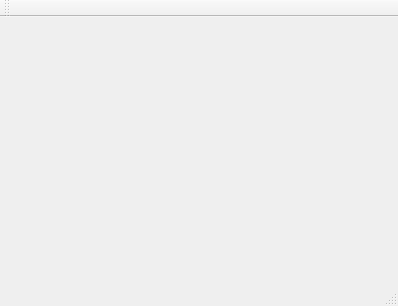
<?xml version="1.0" encoding="UTF-8"?>
<ui version="4.0">
 <class>MainWindow</class>
 <widget class="QMainWindow" name="MainWindow">
  <property name="geometry">
   <rect>
    <x>0</x>
    <y>0</y>
    <width>398</width>
    <height>306</height>
   </rect>
  </property>
  <property name="windowTitle">
   <string>MainWindow</string>
  </property>
  <widget class="QWidget" name="centralWidget">
   <widget class="NePoPacanski" name="PoPacanski" native="true">
    <property name="geometry">
     <rect>
      <x>0</x>
      <y>-10</y>
      <width>800</width>
      <height>800</height>
     </rect>
    </property>
    <property name="maximumSize">
     <size>
      <width>800</width>
      <height>800</height>
     </size>
    </property>
    <property name="baseSize">
     <size>
      <width>800</width>
      <height>800</height>
     </size>
    </property>
   </widget>
  </widget>
  <widget class="QMenuBar" name="menuBar">
   <property name="geometry">
    <rect>
     <x>0</x>
     <y>0</y>
     <width>398</width>
     <height>26</height>
    </rect>
   </property>
  </widget>
  <widget class="QToolBar" name="mainToolBar">
   <attribute name="toolBarArea">
    <enum>TopToolBarArea</enum>
   </attribute>
   <attribute name="toolBarBreak">
    <bool>false</bool>
   </attribute>
  </widget>
  <widget class="QStatusBar" name="statusBar"/>
 </widget>
 <layoutdefault spacing="6" margin="11"/>
 <customwidgets>
  <customwidget>
   <class>NePoPacanski</class>
   <extends>QWidget</extends>
   <header>nepopacanski.h</header>
   <container>1</container>
  </customwidget>
 </customwidgets>
 <resources/>
 <connections/>
</ui>
